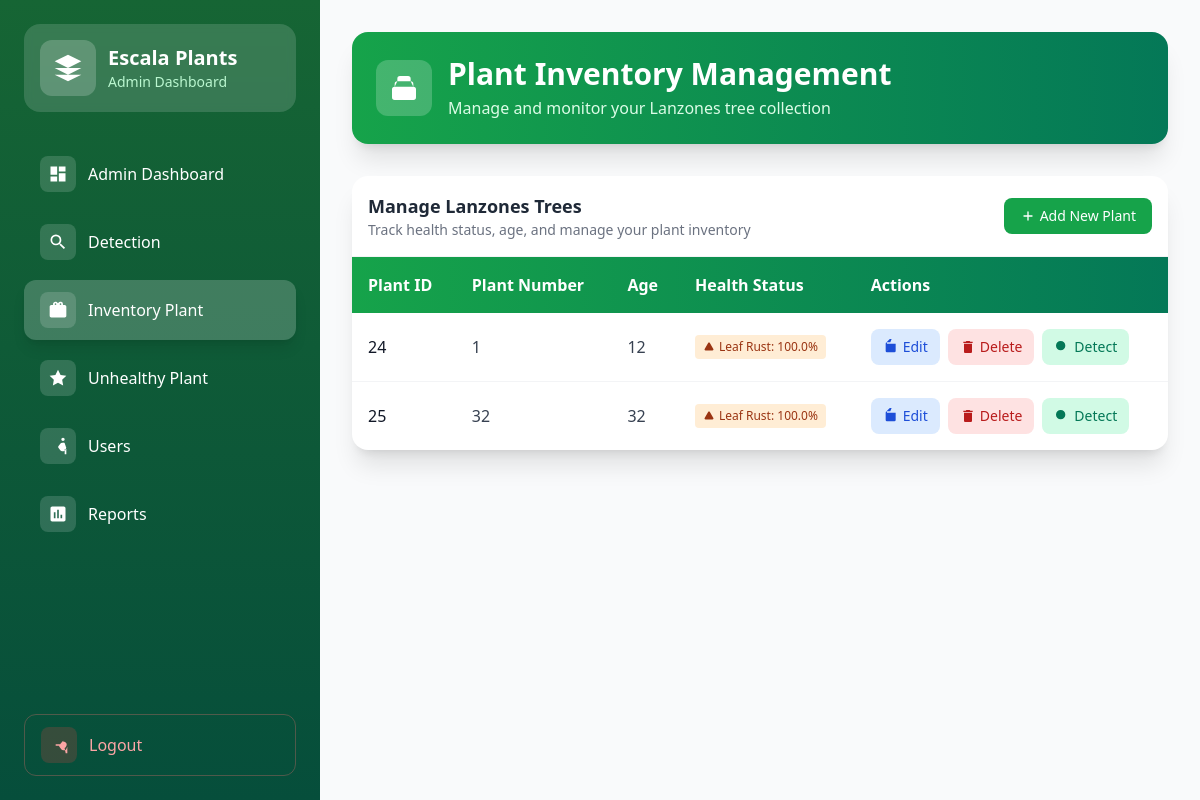
Before: /inventory/ (signed in) with the older database file.
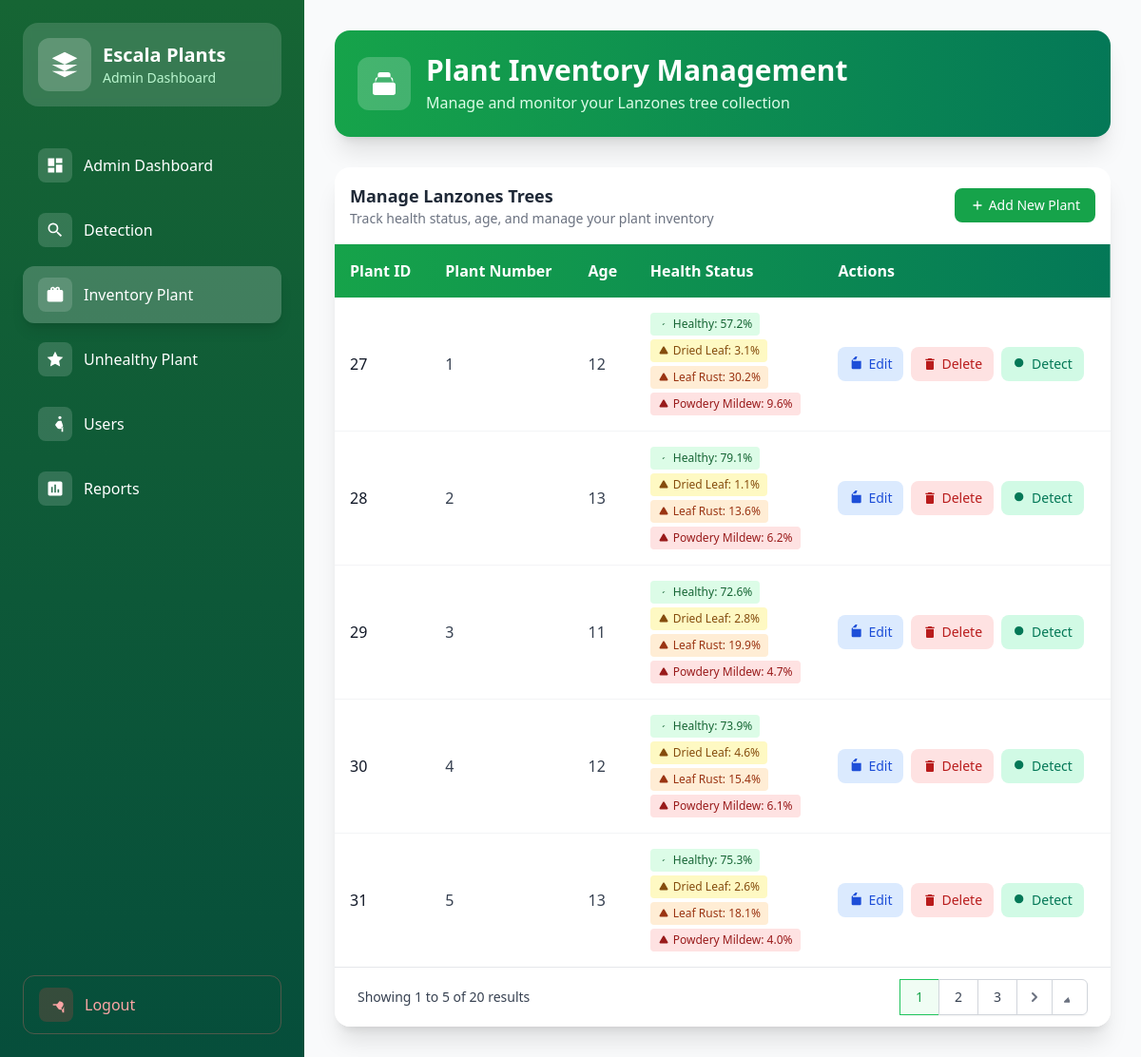
After: the same page with the newer database file.
### dashboard/models.py (models this page shows, shortened)
class Plant(models.Model):
    user = models.ForeignKey(settings.AUTH_USER_MODEL, on_delete=models.CASCADE)
    plant_id = models.AutoField(primary_key=True)
    plant_number = models.IntegerField(default=0)
    age = models.IntegerField()
    health_status = models.CharField(max_length=255, default='undetected')
    symptoms = models.CharField(max_length=255, blank=True, null=True)
    tree_analysis = models.OneToOneField(
    'dashboard.TreeAnalysis',
    null=True,
    blank=True,
    on_delete=models.SET_NULL,
    related_name='linked_plant'  # ✅ Add this
)

### dashboard/views.py (the view, shortened to what this page needs)
# urls.py: path('inventory/', plant_inventory, name="inventory"),
@login_required
def plant_inventory(request):
    plants_list = Plant.objects.all().order_by('plant_id')
    paginator = Paginator(plants_list, 5)
    page = request.GET.get('page')
    try:
        plants = paginator.page(page)
    except PageNotAnInteger:
        plants = paginator.page(1)
    except EmptyPage:
        plants = paginator.page(paginator.num_pages)
    for plant in plants:
        latest_analysis = TreeAnalysis.objects.filter(plant=plant).order_by('-id').first()
        if latest_analysis:
            plant.detection_details = {
                'healthy': round(latest_analysis.healthy_percentage or 0, 1),
                'dried_leaf': round(latest_analysis.dried_leaf_percentage or 0, 1),
                'leaf_rust': round(latest_analysis.leaf_rust_percentage or 0, 1),
                'powdery_mildew': round(latest_analysis.powdery_mildew_percentage or 0, 1),
            }
            percentages = {
                'healthy': latest_analysis.healthy_percentage,
                'dried leaf': latest_analysis.dried_leaf_percentage,
                'leaf rust': latest_analysis.leaf_rust_percentage,
                'powdery mildew': latest_analysis.powdery_mildew_percentage,
            }
            most_likely = max(percentages, key=percentages.get)
            max_val = round(percentages[most_likely], 1)
            plant.health_status = 'good' if most_likely == 'healthy' else most_likely
            plant.status_percentage = max_val
            print(f"[DEBUG] Plant {plant.plant_id} using TreeAnalysis ID {latest_analysis.id} → {plant.health_status} ({plant.status_percentage}%)")
        else:
            plant.health_status = 'undetected'
            plant.status_percentage = None
            plant.detection_details = None
            print(f"[DEBUG] Plant {plant.plant_id} → No TreeAnalysis found")
    return render(request, 'dashboard/inventory.html', {'plants': plants})

### dashboard/templates/dashboard/inventory.html (shortened to what the changed rows need)
{% load static %}
<!DOCTYPE html>
<html lang="en">
<head>
    <script src="https://cdn.tailwindcss.com"></script>
</head>
<body class="bg-gradient-to-br from-green-50 to-emerald-100 min-h-screen">
<div class="flex flex-col lg:flex-row min-h-screen overflow-x-hidden">
  <aside id="sidebar" class="bg-gradient-to-b from-green-800 to-emerald-900 text-white w-full lg:w-80 h-auto lg:h-screen p-6 flex-col justify-between hidden lg:flex shadow-2xl flex-shrink-0">
    <div>
      <div class="bg-white bg-opacity-15 rounded-2xl p-4 mb-8 backdrop-blur-sm">
        <div class="flex items-center space-x-3">
          <div>
            <h1 class="text-xl font-bold">Escala Plants</h1>
          </div>
        </div>
      </div>
    </div>
  </aside>
  <main class="flex-1 min-h-screen bg-gray-50">
    <div class="max-w-7xl mx-auto p-6 lg:p-8">
        <div class="bg-gradient-to-r from-green-600 to-emerald-700 text-white p-6 rounded-2xl shadow-xl mb-8">
            <div class="flex items-center space-x-4">
                <div>
                    <h2 class="text-2xl lg:text-3xl font-bold">Plant Inventory Management</h2>
                </div>
            </div>
        </div>
        <div class="bg-white rounded-2xl shadow-xl overflow-hidden">
            <div class="overflow-x-auto">
                <table class="min-w-full">
                    <thead>
                        <tr class="bg-gradient-to-r from-green-600 to-emerald-700 text-white">
                            <th class="p-4 text-left font-semibold">Plant ID</th>
                            <th class="p-4 text-left font-semibold">Plant Number</th>
                            <th class="p-4 text-left font-semibold">Age</th>
                            <th class="p-4 text-left font-semibold">Health Status</th>
                            <th class="p-4 text-left font-semibold">Actions</th>
                        </tr>
                    </thead>
                    <tbody class="divide-y divide-gray-100">
                        {% for plant in plants %}
                        <tr class="hover:bg-green-50 transition-colors duration-200">
                            <td class="p-4 font-medium text-gray-900">{{ plant.plant_id }}</td>
                            <td class="p-4 text-gray-700">{{ plant.plant_number }}</td>
                            <td class="p-4 text-gray-700">{{ plant.age }}</td>
                            <td class="p-4">
                                {% if plant.health_status == 'undetected' %}
                                    <span class="inline-flex items-center px-3 py-1 rounded-full text-sm font-medium bg-yellow-100 text-yellow-800">
                                        <svg class="w-4 h-4 mr-1" fill="currentColor" viewBox="0 0 24 24">
                                            <path d="M12 8v4m0 4h.01M21 12a9 9 0 11-18 0 9 9 0 0118 0z"/>
                                        </svg>
                                        Pending Detection
                                    </span>
                                {% elif plant.detection_details %}
                                    <div class="space-y-1">
                                        {% if plant.detection_details.healthy > 0 %}
                                        <div class="flex items-center space-x-2">
                                            <span class="inline-flex items-center px-2 py-1 rounded text-xs font-medium bg-green-100 text-green-800">
                                                <svg class="w-3 h-3 mr-1" fill="currentColor" viewBox="0 0 24 24">
                                                    <path d="M9 12l2 2 4-4"/>
                                                </svg>
                                                Healthy: {{ plant.detection_details.healthy }}%
                                            </span>
                                        </div>
                                        {% endif %}
                                        {% if plant.detection_details.dried_leaf > 0 %}
                                        <div class="flex items-center space-x-2">
                                            <span class="inline-flex items-center px-2 py-1 rounded text-xs font-medium bg-yellow-100 text-yellow-800">
                                                <svg class="w-3 h-3 mr-1" fill="currentColor" viewBox="0 0 24 24">
                                                    <path d="M12 9v2m0 4h.01m-6.938 4h13.856c1.54 0 2.502-1.667 1.732-3L13.732 4c-.77-1.333-2.694-1.333-3.464 0L3.34 16c-.77 1.333.192 3 1.732 3z"/>
                                                </svg>
                                                Dried Leaf: {{ plant.detection_details.dried_leaf }}%
                                            </span>
                                        </div>
                                        {% endif %}
                                        {% if plant.detection_details.leaf_rust > 0 %}
                                        <div class="flex items-center space-x-2">
                                            <span class="inline-flex items-center px-2 py-1 rounded text-xs font-medium bg-orange-100 text-orange-800">
                                                <svg class="w-3 h-3 mr-1" fill="currentColor" viewBox="0 0 24 24">
                                                    <path d="M12 9v2m0 4h.01m-6.938 4h13.856c1.54 0 2.502-1.667 1.732-3L13.732 4c-.77-1.333-2.694-1.333-3.464 0L3.34 16c-.77 1.333.192 3 1.732 3z"/>
                                                </svg>
                                                Leaf Rust: {{ plant.detection_details.leaf_rust }}%
                                            </span>
                                        </div>
                                        {% endif %}
                                        {% if plant.detection_details.powdery_mildew > 0 %}
                                        <div class="flex items-center space-x-2">
                                            <span class="inline-flex items-center px-2 py-1 rounded text-xs font-medium bg-red-100 text-red-800">
                                                <svg class="w-3 h-3 mr-1" fill="currentColor" viewBox="0 0 24 24">
                                                    <path d="M12 9v2m0 4h.01m-6.938 4h13.856c1.54 0 2.502-1.667 1.732-3L13.732 4c-.77-1.333-2.694-1.333-3.464 0L3.34 16c-.77 1.333.192 3 1.732 3z"/>
                                                </svg>
                                                Powdery Mildew: {{ plant.detection_details.powdery_mildew }}%
                                            </span>
                                        </div>
                                        {% endif %}
                                    </div>
                                {% else %}
                                    <span class="inline-flex items-center px-3 py-1 rounded-full text-sm font-medium bg-gray-100 text-gray-800">
                                        No Analysis Data
                                    </span>
                                {% endif %}
                            </td>
                            <td class="p-4">
                                <div class="flex flex-wrap gap-2">
                                    <a href="{% url 'update_plant' plant.plant_id %}" class="inline-flex items-center px-3 py-2 text-sm font-medium bg-blue-100 text-blue-700 rounded-lg hover:bg-blue-200 transition-colors">
                                        <svg class="w-4 h-4 mr-1" fill="currentColor" viewBox="0 0 24 24">
                                            <path d="M11 5H6a2 2 0 00-2 2v11a2 2 0 002 2h11a2 2 0 002-2V7H6v-2.828l8.586-8.586z"/>
                                        </svg>
                                        Edit
                                    </a>
                                    <form action="{% url 'delete_plant' plant.plant_id %}" method="post" class="inline">
                                        <button type="submit" class="inline-flex items-center px-3 py-2 text-sm font-medium bg-red-100 text-red-700 rounded-lg hover:bg-red-200 transition-colors" onclick="return confirm('Are you sure?')">
                                            <svg class="w-4 h-4 mr-1" fill="currentColor" viewBox="0 0 24 24">
                                                <path d="M6 19c0 1.1.9 2 2 2h8c1.1 0 2-.9 2-2V7H6v12zM19 4h-3.5l-1-1h-5l-1 1H5v2h14V4z"/>
                                            </svg>
                                            Delete
                                        </button>
                                    </form>
                                    <a href="{% url 'detector' %}?plant_id={{ plant.plant_id }}" class="inline-flex items-center px-3 py-2 text-sm font-medium bg-emerald-100 text-emerald-700 rounded-lg hover:bg-emerald-200 transition-colors">
                                        <svg class="w-4 h-4 mr-1" fill="currentColor" viewBox="0 0 24 24">
                                            <path d="M21 21l-6-6m2-5a7 7 0 11-14 0 7 7 0 0114 0z"/>
                                        </svg>
                                        Detect
                                    </a>
                                </div>
                            </td>
                        </tr>
                        {% endfor %}
                    </tbody>
                </table>
            </div>
            {% if plants.has_other_pages %}
            <div class="bg-white px-4 py-3 border-t border-gray-200 sm:px-6">
                <div class="flex items-center justify-between">
                    <div class="hidden sm:flex-1 sm:flex sm:items-center sm:justify-between">
                        <div>
                            <p class="text-sm text-gray-700">
                                Showing
                                <span class="font-medium">{{ plants.start_index }}</span>
                                to
                                <span class="font-medium">{{ plants.end_index }}</span>
                                of
                                <span class="font-medium">{{ plants.paginator.count }}</span>
                                results
                            </p>
                        </div>
                        <div>
                            <nav class="relative z-0 inline-flex rounded-md shadow-sm -space-x-px" aria-label="Pagination">
                                {% for num in plants.paginator.page_range %}
                                    {% if plants.number == num %}
                                        <span class="relative inline-flex items-center px-4 py-2 border border-green-500 bg-green-50 text-sm font-medium text-green-600">
                                            {{ num }}
                                        </span>
                                    {% elif num > plants.number|add:'-3' and num < plants.number|add:'3' %}
                                        <a href="?page={{ num }}" class="relative inline-flex items-center px-4 py-2 border border-gray-300 bg-white text-sm font-medium text-gray-700 hover:bg-gray-50">
                                            {{ num }}
                                        </a>
                                    {% endif %}
                                {% endfor %}
                                {% if plants.has_next %}
                                    <a href="?page={{ plants.next_page_number }}" class="relative inline-flex items-center px-2 py-2 border border-gray-300 bg-white text-sm font-medium text-gray-500 hover:bg-gray-50">
                                        <svg class="h-5 w-5" fill="currentColor" viewBox="0 0 20 20">
                                            <path fill-rule="evenodd" d="M7.293 14.707a1 1 0 010-1.414L10.586 10 7.293 6.707a1 1 0 011.414-1.414l4 4a1 1 0 010 1.414l-4 4a1 1 0 01-1.414 0z" clip-rule="evenodd" />
                                        </svg>
                                    </a>
                                    <a href="?page={{ plants.paginator.num_pages }}" class="relative inline-flex items-center px-2 py-2 rounded-r-md border border-gray-300 bg-white text-sm font-medium text-gray-500 hover:bg-gray-50">
                                    </a>
                                {% endif %}
                            </nav>
                        </div>
                    </div>
                </div>
            </div>
            {% endif %}
        </div>
    </div>
  </main>
</div>
</body>
</html>

Changed rows visible on the page:
removed Plant: plant_id "24", plant_number "1", age "12", detection_details.leaf_rust "100.0"
removed Plant: plant_id "25", plant_number "32", age "32", detection_details.leaf_rust "100.0"
added Plant: plant_id "27", plant_number "1", age "12", detection_details.healthy "57.2", detection_details.dried_leaf "3.1", detection_details.leaf_rust "30.2", detection_details.powdery_mildew "9.6"
added Plant: plant_id "28", plant_number "2", age "13", detection_details.healthy "79.1", detection_details.dried_leaf "1.1", detection_details.leaf_rust "13.6", detection_details.powdery_mildew "6.2"
added Plant: plant_id "29", plant_number "3", age "11", detection_details.healthy "72.6", detection_details.dried_leaf "2.8", detection_details.leaf_rust "19.9", detection_details.powdery_mildew "4.7"
added Plant: plant_id "30", plant_number "4", age "12", detection_details.healthy "73.9", detection_details.dried_leaf "4.6", detection_details.leaf_rust "15.4", detection_details.powdery_mildew "6.1"
added Plant: plant_id "31", plant_number "5", age "13", detection_details.healthy "75.3", detection_details.dried_leaf "2.6", detection_details.leaf_rust "18.1", detection_details.powdery_mildew "4.0"
Other visible differences:
{{ plants.start_index }}: (not shown) → "1"
{{ plants.end_index }}: (not shown) → "5"
{{ plants.paginator.count }}: (not shown) → "20"
text now shown: "Showing to of results"
new list line: "1"
new list line: "2"
new list line: "3"
